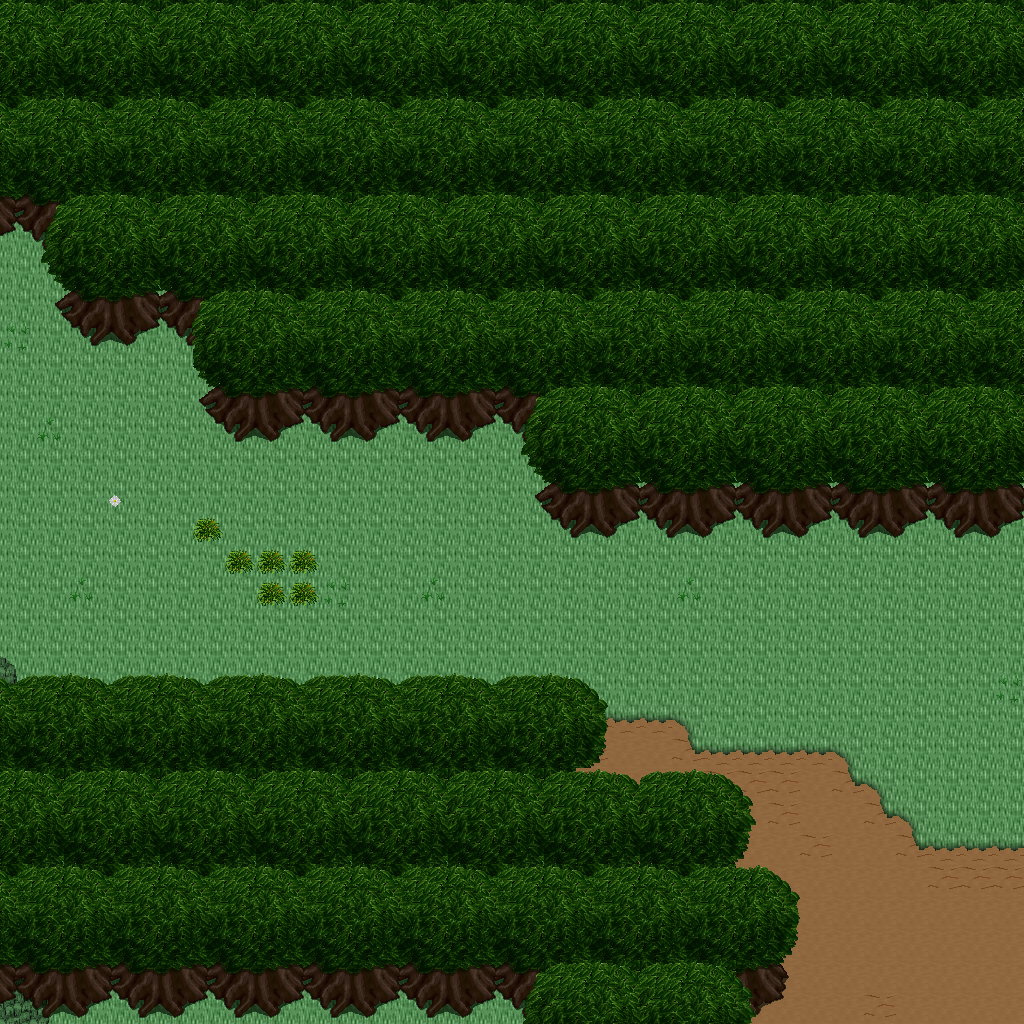

A 2D game scene composited from a Tiled map and its tileset images. What follows is a short description and the map's XML, with each tile layer's data collapsed to a summary:
An orthogonal 32x32 tile map with 32x32 px tiles, 5 tile layers (Ground, Objects, Objects2, Above, ...), 1 hidden layer not drawn, 23 tilesets.

<map version="1.10" tiledversion="1.11.0" orientation="orthogonal" renderorder="right-down" width="32" height="32" tilewidth="32" tileheight="32" infinite="0" nextlayerid="11" nextobjectid="1">
 <tileset firstgid="1" name="ground_ground" tilewidth="32" tileheight="32" tilecount="33" columns="3">
  <image source="../drawable/ground_ground.png" width="96" height="352" />
 </tileset>
 <tileset firstgid="34" name="ground_rock_pebbles" tilewidth="32" tileheight="32" tilecount="3" columns="1">
  <image source="../drawable/ground_rock_pebbles.png" width="32" height="96" />
 </tileset>
 <tileset firstgid="37" name="ground_grass_edges" tilewidth="32" tileheight="32" tilecount="36" columns="12">
  <image source="../drawable/ground_grass_edges.png" width="384" height="96" />
 </tileset>
 <tileset firstgid="73" name="ground_grass_corners" tilewidth="32" tileheight="32" tilecount="24" columns="6">
  <image source="../drawable/ground_grass_corners.png" width="192" height="128" />
 </tileset>
 <tileset firstgid="97" name="plant_tree_tree_darkgreen" tilewidth="32" tileheight="32" tilecount="88" columns="8">
  <image source="../drawable/plant_tree_tree_darkgreen.png" width="256" height="352" />
 </tileset>
 <tileset firstgid="185" name="plant_grasses" tilewidth="32" tileheight="32" tilecount="6" columns="3">
  <image source="../drawable/plant_grasses.png" width="96" height="64" />
 </tileset>
 <tileset firstgid="191" name="plant_bush_bushes" tilewidth="32" tileheight="32" tilecount="10" columns="5">
  <image source="../drawable/plant_bush_bushes.png" width="160" height="64" />
 </tileset>
 <tileset firstgid="201" name="plant_tree_tree_green" tilewidth="32" tileheight="32" tilecount="88" columns="8">
  <image source="../drawable/plant_tree_tree_green.png" width="256" height="352" />
 </tileset>
 <tileset firstgid="289" name="plant_flower_daisy_white" tilewidth="32" tileheight="32" tilecount="8" columns="2">
  <image source="../drawable/plant_flower_daisy_white.png" width="64" height="128" />
 </tileset>
 <tileset firstgid="297" name="object_well" tilewidth="32" tileheight="32" tilecount="4" columns="2">
  <image source="../drawable/object_well.png" width="64" height="64" />
 </tileset>
 <tileset firstgid="301" name="item_corpse_huge_animal" tilewidth="32" tileheight="32" tilecount="16" columns="2">
  <image source="../drawable/item_corpse_huge_animal.png" width="64" height="256" />
 </tileset>
 <tileset firstgid="317" name="item_corpse_skull_pale" tilewidth="32" tileheight="32" tilecount="2" columns="2">
  <image source="../drawable/item_corpse_skull_pale.png" width="64" height="32" />
 </tileset>
 <tileset firstgid="319" name="item_statue_grey_stone" tilewidth="32" tileheight="32" tilecount="4" columns="2">
  <image source="../drawable/item_statue_grey_stone.png" width="64" height="64" />
 </tileset>
 <tileset firstgid="323" name="logic_creature_animal" tilewidth="32" tileheight="32" tilecount="32" columns="8">
  <image source="../drawable/logic_creature_animal.png" width="256" height="128" />
 </tileset>
 <tileset firstgid="355" name="logic_item_resources" tilewidth="32" tileheight="32" tilecount="6" columns="6">
  <image source="../drawable/logic_item_resources.png" width="192" height="32" />
 </tileset>
 <tileset firstgid="361" name="logic_creature_rodent" tilewidth="32" tileheight="32" tilecount="8" columns="8">
  <image source="../drawable/logic_creature_rodent.png" width="256" height="32" />
 </tileset>
 <tileset firstgid="369" name="logic_item_sheepfood" tilewidth="32" tileheight="32" tilecount="1" columns="1">
  <image source="../drawable/logic_item_sheepfood.png" width="32" height="32" />
 </tileset>
 <tileset firstgid="370" name="logic_item_sign" tilewidth="32" tileheight="32" tilecount="1" columns="1">
  <image source="../drawable/logic_item_sign.png" width="32" height="32" />
 </tileset>
 <tileset firstgid="371" name="logic_item_mushroom" tilewidth="32" tileheight="32" tilecount="6" columns="6">
  <image source="../drawable/logic_item_mushroom.png" width="192" height="32" />
 </tileset>
 <tileset firstgid="377" name="logic_collision" tilewidth="32" tileheight="32" tilecount="1" columns="1">
  <image source="../drawable/logic_collision.png" width="32" height="32" />
 </tileset>
 <tileset firstgid="378" name="logic_protection" tilewidth="32" tileheight="32" tilecount="2" columns="2">
  <image source="../drawable/logic_protection.png" width="64" height="32" />
 </tileset>
 <tileset firstgid="380" name="ground_grass_2" tilewidth="32" tileheight="32" tilecount="21" columns="3">
  <image source="../drawable/ground_grass_2.png" width="96" height="224" />
 </tileset>
 <tileset firstgid="401" name="ground_green_paving" tilewidth="32" tileheight="32" tilecount="18" columns="3">
  <image source="../drawable/ground_green_paving.png" width="96" height="192" />
 </tileset>
 <layer id="1" name="Ground" width="32" height="32">
  <data>[1024 cells, 1024 non-empty, 3 distinct tile ids]</data>
 </layer>
 <layer id="2" name="Objects" width="32" height="32">
  <data>[1024 cells, 54 non-empty, 12 distinct tile ids]</data>
 </layer>
 <layer id="3" name="Objects2" width="32" height="32">
  <data>[1024 cells, 143 non-empty, 28 distinct tile ids]</data>
 </layer>
 <layer id="4" name="Above" width="32" height="32">
  <data>[1024 cells, 610 non-empty, 35 distinct tile ids]</data>
 </layer>
 <layer id="5" name="Above2" width="32" height="32">
  <data>[1024 cells, 0 non-empty, 0 distinct tile ids]</data>
 </layer>
 <layer id="6" name="Walkable" width="32" height="32" visible="0">
  <data>[1024 cells, 691 non-empty, 1 distinct tile ids]</data>
 </layer>
 <objectgroup id="7" name="Mapevents" />
 <objectgroup id="8" name="Spawn" />
 <objectgroup id="9" name="Keys" />
 <objectgroup id="10" name="Replace" />
</map>
